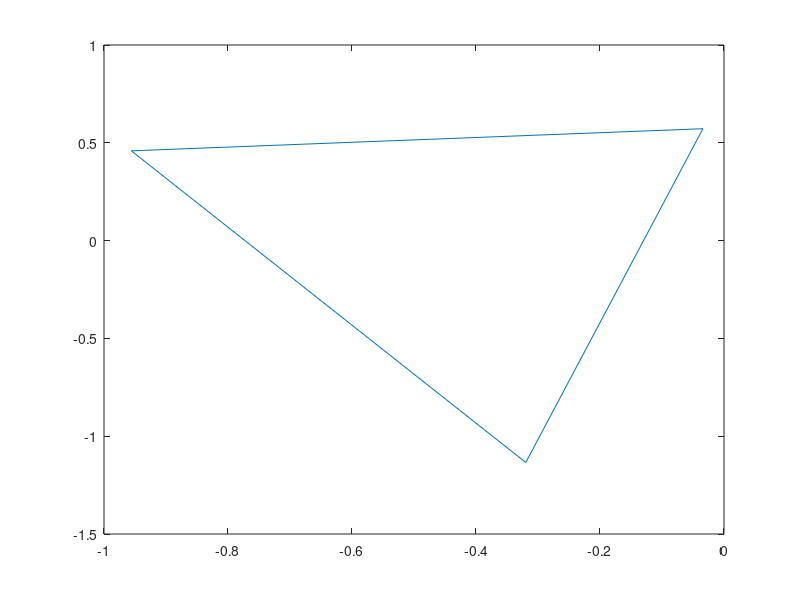

Write MATLAB code to recreate this figure. (Note: this script raises an error after producing the figure.)
% this script verifies the equation (7) in D. Sun's paper.

clf;

xtri = randn(1,3);
ytri = randn(1,3);
plot([xtri,xtri(1)],[ytri,ytri(1)]);

% opposite nodes and t, n vectors
for e = 1 : 3,
    tri.edge(e).nodes = oppositenodes(e);
    tri.edge(e).tvec  = [xtri( tri.edge(e).nodes(2) ) - xtri( tri.edge(e).nodes(1) ), ...
                         ytri( tri.edge(e).nodes(2) ) - ytri( tri.edge(e).nodes(1) )];
    tri.edge(e).len   = norm( tri.edge(e).tvec );
    tri.edge(e).nvec  = [tri.edge(e).tvec(2), - tri.edge(e).tvec(1)];
    % normalize
    tri.edge(e).tvec  = tri.edge(e).tvec / norm( tri.edge(e).tvec );
    tri.edge(e).nvec  = tri.edge(e).nvec / norm( tri.edge(e).nvec );
    tri.edge(e).midp  = [ mean( xtri(tri.edge(e).nodes) ), mean( ytri(tri.edge(e).nodes) ) ];
    % assure nvec direction
    basep = [xtri(e), ytri(e)];
    tri.edge(e).nvec = sign( ( tri.edge(e).midp - basep ) * tri.edge(e).nvec' ) * tri.edge(e).nvec;    
end

hold on
% % plot tvec and nvec
% for e = 1 : 3,
%     scatter(tri.edge(e).midp(1), tri.edge(e).midp(2), 50, 'red');
%     quiver(tri.edge(e).midp(1), tri.edge(e).midp(2), ...
%            tri.edge(e).tvec(1), tri.edge(e).tvec(2), 'red');
%     quiver(tri.edge(e).midp(1), tri.edge(e).midp(2), ...
%            tri.edge(e).nvec(1), tri.edge(e).nvec(2), 'black');
% end

axis equal

text(xtri(1), ytri(1), '1');
text(xtri(2), ytri(2), '2');
text(xtri(3), ytri(3), '3');

% T*N tensor (matrix)
TN = zeros(3);
L  = zeros(1,3);
for e1 = 1 : 3,
    for e2 = 1: 3,
        TN(e1, e2) = tri.edge(e1).tvec * tri.edge(e2).nvec';
    end
    L(e1) = tri.edge(e1).len;
end
L = diag(L);
edge1 = [xtri( tri.edge(1).nodes(2) ) - xtri( tri.edge(1).nodes(1) ), ...
         ytri( tri.edge(1).nodes(2) ) - ytri( tri.edge(1).nodes(1) ), 0];
edge2 = [xtri( tri.edge(2).nodes(2) ) - xtri( tri.edge(2).nodes(1) ), ...
         ytri( tri.edge(2).nodes(2) ) - ytri( tri.edge(2).nodes(1) ), 0];
A = norm( cross(edge1, edge2) );    % twice triangle area
S = [0 -1 1; 1 0 -1; -1 1 0];

for e = 1 : 3,
    tri.edge(e).height = A / tri.edge(e).len;
end

TNr = - A * inv(L) * S * inv(L);
TN - TNr
     
     
     